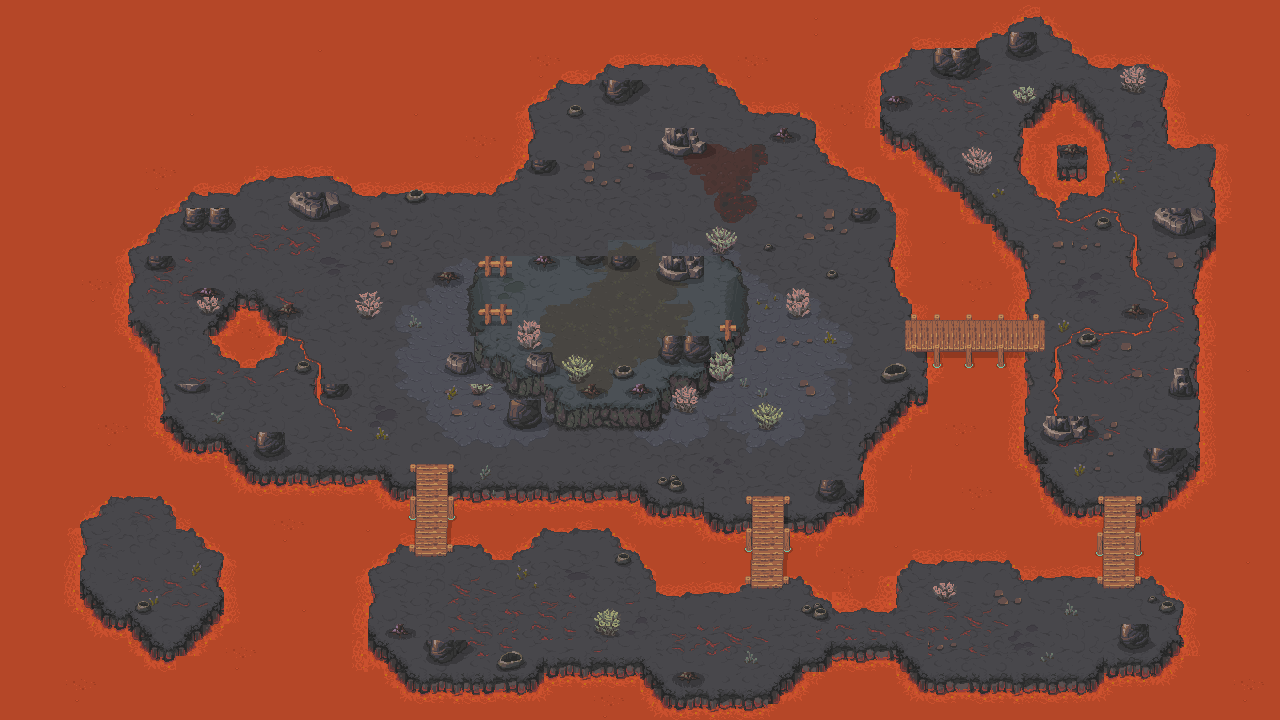

This is a level from a 2D game, rendered from its Tiled map with the project's own tilesets. A one-line summary and the map file follow, with tile-layer data summarised:
An orthogonal 80x45 tile map with 16x16 px tiles, 6 tile layers (ground, ground_l2, higherground_pup, water, ...), 10 tilesets.

<map version="1.8" tiledversion="1.8.4" orientation="orthogonal" renderorder="right-down" width="80" height="45" tilewidth="16" tileheight="16" infinite="0" nextlayerid="10" nextobjectid="1">
 <tileset firstgid="1" name="mainlevbuild" tilewidth="16" tileheight="16" tilecount="7040" columns="110">
  <image source="../tile/2DML_SET3/mainlevbuild.png" width="1760" height="1024" />
 </tileset>
 <tileset firstgid="7041" name="water_env" tilewidth="16" tileheight="16" tilecount="2400" columns="48">
  <image source="../tile/2DML_SET3/water_env.png" width="768" height="800" />
 </tileset>
 <tileset firstgid="9441" name="volc_bubble1" tilewidth="32" tileheight="32" tilecount="16" columns="4">
  <image source="../tile/2DML_SET3/Animated/volc_bubble1.png" width="128" height="128" />
  <tile id="0">
   <animation>
    <frame tileid="0" duration="100" />
    <frame tileid="1" duration="100" />
    <frame tileid="2" duration="100" />
    <frame tileid="3" duration="100" />
    <frame tileid="4" duration="100" />
    <frame tileid="5" duration="100" />
    <frame tileid="6" duration="100" />
    <frame tileid="7" duration="100" />
    <frame tileid="8" duration="100" />
    <frame tileid="9" duration="100" />
    <frame tileid="10" duration="100" />
    <frame tileid="11" duration="100" />
   </animation>
  </tile>
 </tileset>
 <tileset firstgid="9457" name="rocksmoke2" tilewidth="32" tileheight="32" tilecount="8" columns="4">
  <image source="../tile/2DML_SET3/Animated/rocksmoke2.png" width="128" height="64" />
  <tile id="0">
   <animation>
    <frame tileid="0" duration="200" />
    <frame tileid="1" duration="200" />
    <frame tileid="2" duration="200" />
    <frame tileid="3" duration="200" />
    <frame tileid="4" duration="200" />
    <frame tileid="5" duration="200" />
   </animation>
  </tile>
 </tileset>
 <tileset firstgid="9465" name="decorative_props" tilewidth="16" tileheight="16" tilecount="1024" columns="32">
  <image source="../tile/2DML_SET3/decorative_props.png" width="512" height="512" />
 </tileset>
 <tileset firstgid="10489" name="rocksmoke1" tilewidth="32" tileheight="32" tilecount="8" columns="4">
  <image source="../tile/2DML_SET3/Animated/rocksmoke1.png" width="128" height="64" />
  <tile id="0">
   <animation>
    <frame tileid="0" duration="200" />
    <frame tileid="1" duration="200" />
    <frame tileid="2" duration="200" />
    <frame tileid="3" duration="200" />
    <frame tileid="4" duration="200" />
    <frame tileid="5" duration="200" />
   </animation>
  </tile>
 </tileset>
 <tileset firstgid="10497" name="rocksmoke4" tilewidth="32" tileheight="32" tilecount="8" columns="4">
  <image source="../tile/2DML_SET3/Animated/rocksmoke4.png" width="128" height="64" />
  <tile id="0">
   <animation>
    <frame tileid="0" duration="200" />
    <frame tileid="1" duration="200" />
    <frame tileid="2" duration="200" />
    <frame tileid="3" duration="200" />
    <frame tileid="4" duration="200" />
    <frame tileid="5" duration="200" />
   </animation>
  </tile>
 </tileset>
 <tileset firstgid="10505" name="rocksmoke3" tilewidth="32" tileheight="32" tilecount="8" columns="4">
  <image source="../tile/2DML_SET3/Animated/rocksmoke3.png" width="128" height="64" />
  <tile id="0">
   <animation>
    <frame tileid="0" duration="200" />
    <frame tileid="1" duration="200" />
    <frame tileid="2" duration="200" />
    <frame tileid="3" duration="200" />
    <frame tileid="4" duration="200" />
    <frame tileid="5" duration="200" />
   </animation>
  </tile>
 </tileset>
 <tileset firstgid="10513" name="volc_bubble2" tilewidth="32" tileheight="32" tilecount="16" columns="4">
  <image source="../tile/2DML_SET3/Animated/volc_bubble2.png" width="128" height="128" />
  <tile id="0">
   <animation>
    <frame tileid="0" duration="100" />
    <frame tileid="1" duration="100" />
    <frame tileid="2" duration="100" />
    <frame tileid="3" duration="100" />
    <frame tileid="4" duration="100" />
    <frame tileid="5" duration="100" />
    <frame tileid="6" duration="100" />
    <frame tileid="7" duration="100" />
    <frame tileid="8" duration="100" />
    <frame tileid="9" duration="100" />
    <frame tileid="10" duration="100" />
    <frame tileid="11" duration="100" />
   </animation>
  </tile>
 </tileset>
 <tileset firstgid="10529" name="decorative_props1" tilewidth="16" tileheight="16" tilecount="1024" columns="32">
  <image source="../tile/2DML_SET3/decorative_props1.png" width="512" height="512" />
 </tileset>
 <layer id="1" name="ground" width="80" height="45">
  <data>[3600 cells, 3600 non-empty, 591 distinct tile ids]</data>
 </layer>
 <layer id="9" name="ground_l2" width="80" height="45">
  <data>[3600 cells, 254 non-empty, 153 distinct tile ids]</data>
 </layer>
 <layer id="3" name="higherground_pup" width="80" height="45">
  <data>[3600 cells, 203 non-empty, 166 distinct tile ids]</data>
 </layer>
 <layer id="4" name="water" width="80" height="45">
  <data>[3600 cells, 110 non-empty, 54 distinct tile ids]</data>
 </layer>
 <layer id="6" name="tight_pup" width="80" height="45">
  <data>[3600 cells, 60 non-empty, 60 distinct tile ids]</data>
 </layer>
 <layer id="8" name="object_pup" width="80" height="45">
  <data>[3600 cells, 375 non-empty, 252 distinct tile ids]</data>
 </layer>
</map>
